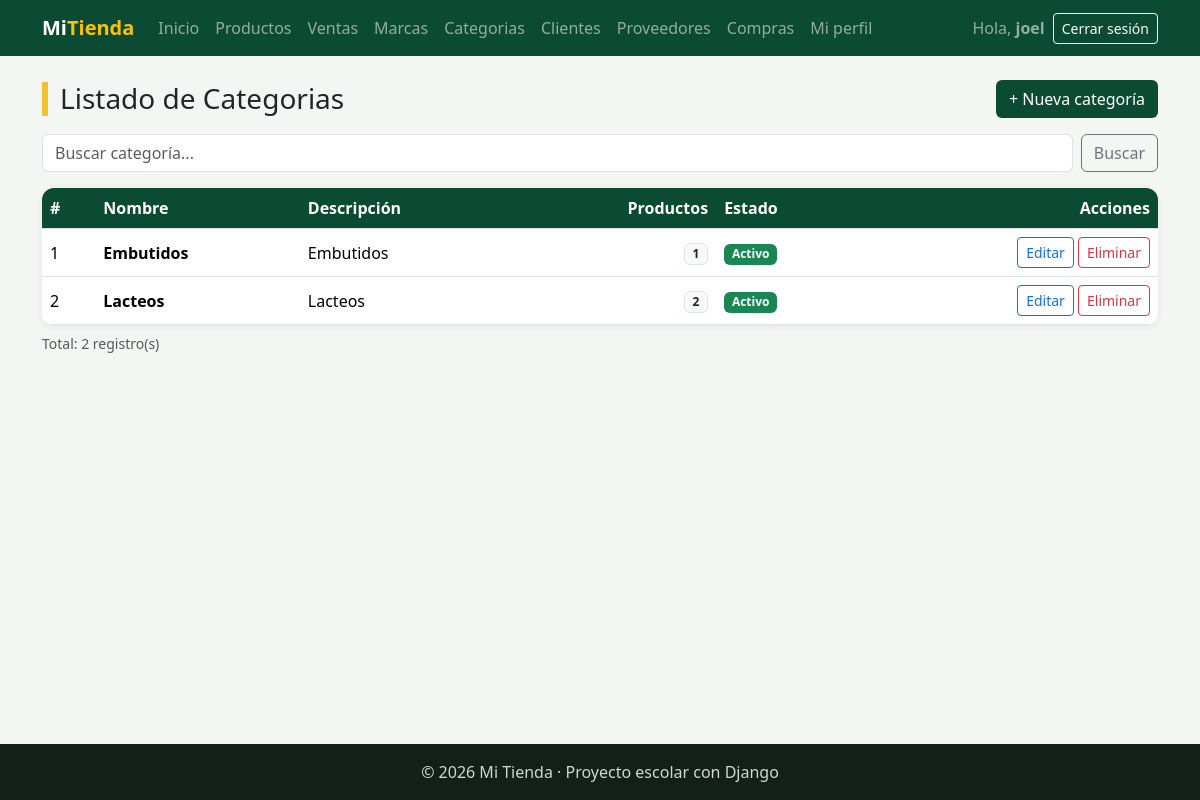
The app's page /facturacion/categorias/ (signed in), older data.
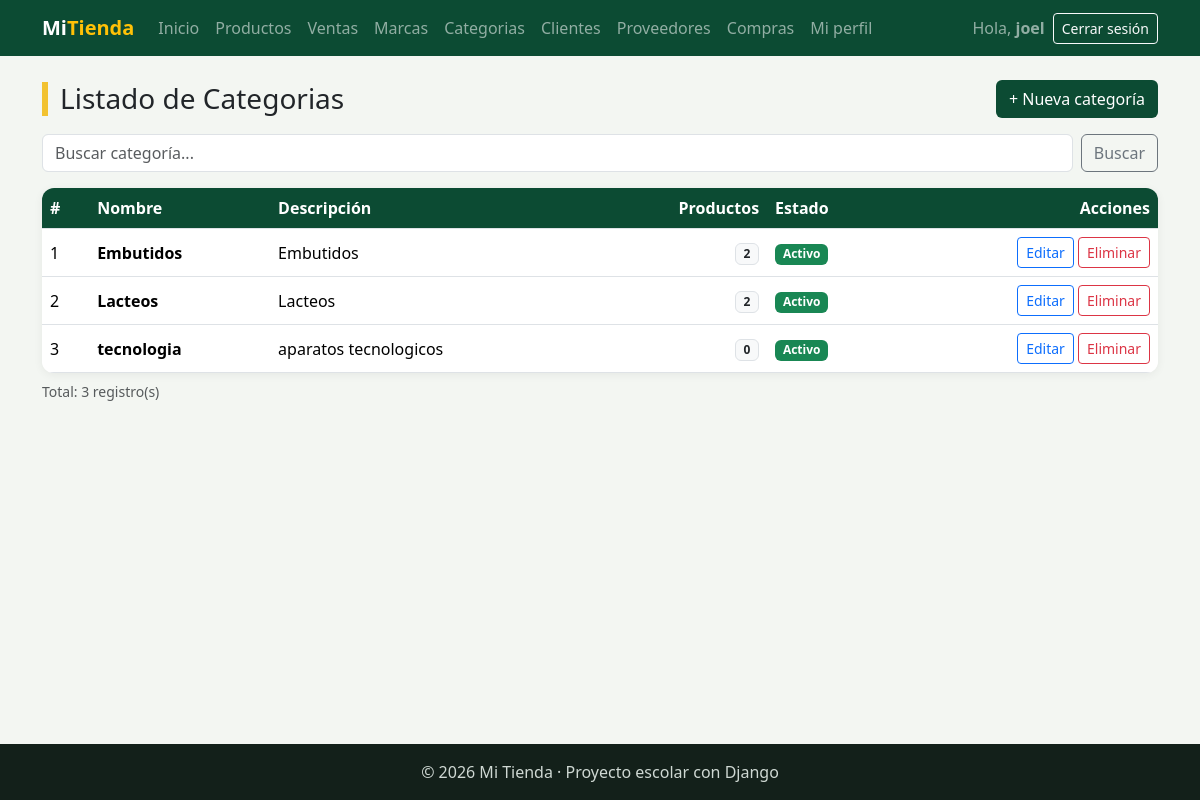
The same page, newer data.
### facturacion/models.py (models this page shows, shortened)
class Categoria(models.Model):                     # Hereda de ModeloBase (y este de models.Model)
    nombre = models.CharField(max_length=60, unique=True)
    descripcion = models.TextField("Descripción", blank=True)
    activo = models.BooleanField(default=True)
    class Meta:
        verbose_name = "Categoría"
        verbose_name_plural = "Categorías"
        ordering = ["nombre"]

### facturacion/views.py (the view)
# urls.py: path("categorias/", views.CategoriaListView.as_view(), name="categoria_lista"),
class CategoriaListView(LoginRequiredMixin, ListView):
    model = Categoria
    template_name = "facturacion/categoria_lista.html"
    context_object_name = "categorias"
    paginate_by = 5
    extra_context = {"titulo": "Categorias"}
    def get_queryset(self):
        categorias = super().get_queryset()
        q = self.request.GET.get("q", "")
        if q:
            categorias = categorias.filter(nombre__icontains=q)
        return categorias
    def get_context_data(self, **kwargs):
        contexto = super().get_context_data(**kwargs)
        contexto["q"] = self.request.GET.get("q", "")
        return contexto

### facturacion/templates/facturacion/categoria_lista.html (shortened to what this page needs)
{% extends "base.html" %}
{% block contenido %}
<div class="d-flex justify-content-between align-items-center flex-wrap gap-2 mb-3">
    <h1 class="h3 titulo-pagina m-0">Listado de {{ titulo }}</h1>
    <a href="{% url 'facturacion:categoria_crear' %}" class="btn btn-verde">+ Nueva categoría</a>
</div>
<form method="get" class="d-flex gap-2 mb-3">
    <input type="text" name="q" value="{{ q }}" class="form-control" placeholder="Buscar categoría...">
    <button type="submit" class="btn btn-outline-secondary">Buscar</button>
</form>
<div class="tarjeta p-0 table-responsive">
    <table class="table table-hover align-middle m-0">
        <thead>
            <tr><th>#</th><th>Nombre</th><th>Descripción</th><th class="text-end">Productos</th><th>Estado</th><th class="text-end">Acciones</th></tr>
        </thead>
        <tbody>
            {% for categoria in categorias %}
            <tr>
                <td>{{ forloop.counter }}</td>
                <td class="fw-semibold">{{ categoria.nombre }}</td>
                <td>{{ categoria.descripcion|default:"—"|truncatechars:60 }}</td>
                <td class="text-end"><span class="badge bg-light text-dark border">{{ categoria.productos.count }}</span></td>
                <td>{% if categoria.activo %}<span class="badge bg-success">Activo</span>{% else %}<span class="badge bg-secondary">Inactivo</span>{% endif %}</td>
                <td class="text-end text-nowrap">
                    <a href="{% url 'facturacion:categoria_editar' categoria.pk %}" class="btn btn-sm btn-outline-primary">Editar</a>
                    <a href="{% url 'facturacion:categoria_eliminar' categoria.pk %}" class="btn btn-sm btn-outline-danger">Eliminar</a>
                </td>
            </tr>
            {% empty %}
            <tr><td colspan="6" class="text-center text-muted py-4">No hay categorias registrados.</td></tr>
            {% endfor %}
        </tbody>
    </table>
</div>
<p class="text-muted small mt-2">Total: {{ page_obj.paginator.count }} registro(s)</p>
{% endblock %}

Row changes from the older to the newer data that the page shows:
computed for Categoria "Embutidos": productos.count "1" → "2"
added Categoria: nombre "tecnologia", descripcion "aparatos tecnologicos", productos.count "0", activo "Activo"
Text that changed along with them:
{{ page_obj.paginator.count }}: "2" → "3"
